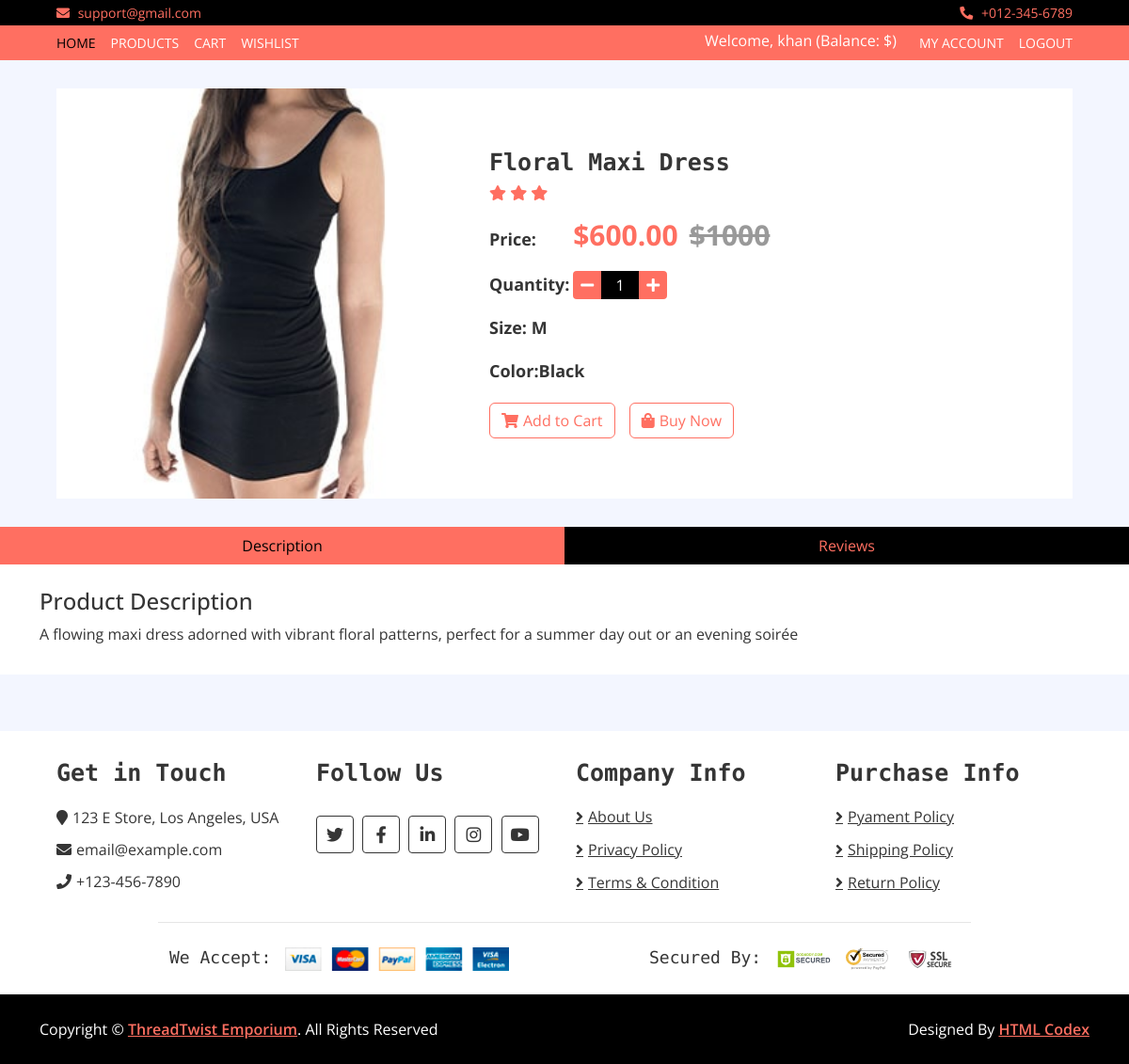
Screenshot of /product/Details/1/ (signed in) with the database file from the repository.
### product_list/models.py (models this page shows, shortened)
class ClothingItem(models.Model):
    category = models.ForeignKey(category, on_delete=models.CASCADE)
    name = models.CharField(max_length=25)
    price = models.DecimalField(max_digits=8, decimal_places=2)
    popularity = models.IntegerField(default=0)
    description = models.TextField()
    size = models.CharField(max_length=10,choices=SIZE)
    color = models.CharField(max_length=20,choices=COLORS)
    image = models.ImageField(upload_to='product_list/media/clothing_images/',blank = True, null = True)

### product_details/views.py (the view)
# urls.py: path('Details/<int:id>/', ProductDetailsView.as_view(), name='product_details'),
class ProductDetailsView(LoginRequiredMixin,DetailView):
    template_name = 'clothing_item_detail.html'
    model = ClothingItem
    pk_url_kwarg = 'id'
    context_object_name = "cloth"
    def get_context_data(self, **kwargs):
        context = super().get_context_data(**kwargs)
        id = self.kwargs['id']
        item = ClothingItem.objects.get(pk=id)
        reviews = Review.objects.filter(clothing_item=item)
        context['reviews'] = reviews
        return context

### product_details/templates/clothing_item_detail.html (shortened to what this page needs)
{% extends 'base.html' %}
{% load crispy_forms_tags %}
{% block content %}
<div class="product-detail">
    <div class="container-fluid">
        <div class="row">
            <div class="col-lg-12">
                <div class="product-detail-top">
                    <div class="row align-items-center">
                        <div class="col-md-5">
                            <div class="product-slider-single normal-slider">
                                <img src="{{ cloth.image.url }}" alt="Product Image">
                            </div>
                        </div>
                        <div class="col-md-7">
                            <div class="product-content">
                                <div class="title">
                                    <h2>{{ cloth.name }}</h2>
                                </div>
                                <div class="ratting">
                                        <i class="fa fa-star"></i>
                                        <i class="fa fa-star"></i>
                                        <i class="fa fa-star"></i>
                                </div>
                                <div class="price">
                                    <h4>Price:</h4>
                                    <p>${{ cloth.price }}<span>$1000</span></p>
                                </div>
                                <div class="quantity">
                                    <h4>Quantity:</h4>
                                    <div class="qty">
                                        <button class="btn-minus"><i class="fa fa-minus"></i></button>
                                        <input type="text" value="1">
                                        <button class="btn-plus"><i class="fa fa-plus"></i></button>
                                    </div>
                                </div>
                                <div class="p-size">
                                    <h4>Size: {{ cloth.size }}</h4>
                                </div>
                                <div class="p-color">
                                    <h4>Color:{{ cloth.color }}</h4>
                                </div>
                                <div class="action">
                                    <a class="btn" href="{% url 'add_to_cart' cloth.id%}">
                                        <i class="fa fa-shopping-cart"></i>Add to Cart
                                    </a>
                                    <a class="btn" href="#">
                                        <i class="fa fa-shopping-bag"></i>Buy Now
                                    </a>
                                </div>
                            </div>
                        </div>
                    </div>
                </div>
            </div>
        </div>
    </div>
    <div class="row product-detail-bottom">
        <div class="col-lg-12">
            <ul class="nav nav-pills nav-justified">
                <li class="nav-item">
                    <a class="nav-link active" data-toggle="pill" href="#description">Description</a>
                </li>
                <li class="nav-item">
                    <a class="nav-link" data-toggle="pill"
                    href="{% url 'product_review' cloth.id %}">Reviews</a>
                </li>
            </ul>
            <div class="tab-content">
                <div id="description" class="container tab-pane active">
                    <h4>Product Description</h4>
                    <p>{{ cloth.description }}</p>
                </div>
            </div>
        </div>
    </div>
</div>
{% endblock %}

### home/templates/base.html (shortened to what this page needs)
{% load static %}
<!DOCTYPE html>
<html lang="en">
    <head>
        <link rel="stylesheet" href="https://cdn.jsdelivr.net/npm/bootstrap@5.3.2/dist/css/bootstrap.min.css">
        <link href="https://cdnjs.cloudflare.com/ajax/libs/font-awesome/5.10.0/css/all.min.css" rel="stylesheet">
        <link  rel="stylesheet"  href="{% static "lib/slick/slick.css" %}">
        <link  rel="stylesheet" href="{% static "lib/slick/slick-theme.css" %}">
        <link rel="stylesheet" href="{% static "css/style.css" %}">
    </head>
    <body>
        <div class="top-bar">
            <div class="container-fluid">
                <div class="row">
                    <div class="col-sm-6">
                        <i class="fa fa-envelope"></i>
                        support@gmail.com
                    </div>
                    <div class="col-sm-6">
                        <i class="fa fa-phone-alt"></i>
                        +012-345-6789
                    </div>
                </div>
            </div>
        </div>
        <div class="nav">
            <div class="container-fluid">
                <nav class="navbar navbar-expand-md navbar-dark bg-dark">
                    <div class="collapse navbar-collapse justify-content-between" id="navbarCollapse">
                        <div class="navbar-nav">
                            <a href="{% url 'home' %}" class="nav-item nav-link active">Home</a>
                            <a href="{% url 'product' %}" class="nav-item nav-link">Products</a>
                            {% if request.user.is_authenticated %}
                            <a href="{% url 'cart' %}" class="nav-item nav-link">Cart</a>
                            <a href="{% url 'wishlist' %}" class="nav-item nav-link">Wishlist</a>
                            {% endif %}
                        </div>
                        <div class="navbar-nav">
                            {% if request.user.is_authenticated %}
                            <div class="text-white mt-1 me-3">Welcome,
                                {{ request.user.username }}
                                (Balance: ${{ request.user.account.balance }})
                            </div>
                            <a href="{% url 'myaccount' %}" class="nav-item nav-link">My Account</a>
                            <a href="{% url 'logout' %}" class="nav-item nav-link">Logout</a>
                            {% elif not request.user.is_authenticated %}
                            <a href="{% url 'registration' %}" class="nav-item nav-link">Register</a>
                            <a href="{% url 'login' %}" class="nav-item nav-link">Login</a>
                            {% endif %}
                        </div>
                    </div>
                </nav>
            </div>
        </div>
        {% block content %}{% endblock  %}
        <div class="footer">
            <div class="container-fluid">
                <div class="row">
                    <div class="col-lg-3 col-md-6">
                        <div class="footer-widget">
                            <h2>Get in Touch</h2>
                            <div class="contact-info">
                                <p><i class="fa fa-map-marker"></i>123 E Store, Los Angeles, USA</p>
                                <p><i class="fa fa-envelope"></i>email@example.com</p>
                                <p><i class="fa fa-phone"></i>+123-456-7890</p>
                            </div>
                        </div>
                    </div>
                    <div class="col-lg-3 col-md-6">
                        <div class="footer-widget">
                            <h2>Follow Us</h2>
                            <div class="contact-info">
                                <div class="social">
                                    <a href=""><i class="fab fa-twitter"></i></a>
                                    <a href=""><i class="fab fa-facebook-f"></i></a>
                                    <a href=""><i class="fab fa-linkedin-in"></i></a>
                                    <a href=""><i class="fab fa-instagram"></i></a>
                                    <a href=""><i class="fab fa-youtube"></i></a>
                                </div>
                            </div>
                        </div>
                    </div>
                    <div class="col-lg-3 col-md-6">
                        <div class="footer-widget">
                            <h2>Company Info</h2>
                            <ul>
                                <li><a href="#">About Us</a></li>
                                <li><a href="#">Privacy Policy</a></li>
                                <li><a href="#">Terms & Condition</a></li>
                            </ul>
                        </div>
                    </div>
                    <div class="col-lg-3 col-md-6">
                        <div class="footer-widget">
                            <h2>Purchase Info</h2>
                            <ul>
                                <li><a href="#">Pyament Policy</a></li>
                                <li><a href="#">Shipping Policy</a></li>
                                <li><a href="#">Return Policy</a></li>
                            </ul>
                        </div>
                    </div>
                </div>
                <div class="row payment align-items-center">
                    <div class="col-md-6">
                        <div class="payment-method">
                            <h2>We Accept:</h2>
                            <img src="{% static "img/payment-method.png" %}" alt="Payment Method" />
                        </div>
                    </div>
                    <div class="col-md-6">
                        <div class="payment-security">
                            <h2>Secured By:</h2>
                            <img src="{% static "img/godaddy.svg" %}" alt="Payment Security" />
                            <img src="{% static "img/norton.svg" %}" alt="Payment Security" />
                            <img src="{% static "img/ssl.svg" %}" alt="Payment Security" />
                        </div>
                    </div>
                </div>
            </div>
        </div>
        <div class="footer-bottom">
            <div class="container">
                <div class="row">
                    <div class="col-md-6 copyright">
                        <p>Copyright &copy; <a href="#">ThreadTwist Emporium</a>. All Rights Reserved</p>
                    </div>
                    <div class="col-md-6 template-by">
                        <p>Designed By <a href="https://htmlcodex.com">HTML Codex</a></p>
                    </div>
                </div>
            </div>
        </div>
    </body>
</html>

### rows the page displays
ClothingItem: image (picture), name "Floral Maxi Dress", price "600.00", size "M", color "Black", description "A flowing maxi dress adorned with vibrant floral patterns, perfect for a summer day out or an evening soirée"

### other values shown
{{ request.user.username }} "khan"
